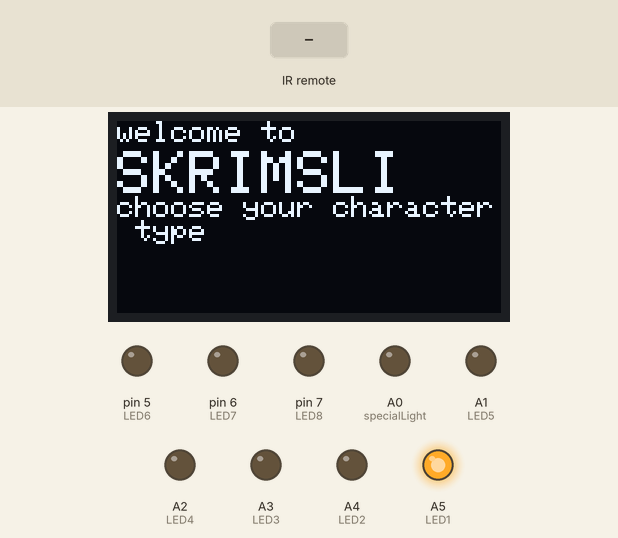
A sketch run on a simulated Arduino Uno, built with avr-gcc and run on an emulated ATmega328P. On the bench: 128×64 one-colour display, output pins drawn as LEDs (lit = HIGH). The test bench sets the inputs (shaded band). The display library's start-up logo is not drawn; random numbers use the default seed unless the sketch sets one; the modem accepts every AT command (registered, SIM ready, sends succeed) and sends nothing else.

Above: at 0.8 s.
0.9 s: infrared code 0x1 received
At 2.2 s:
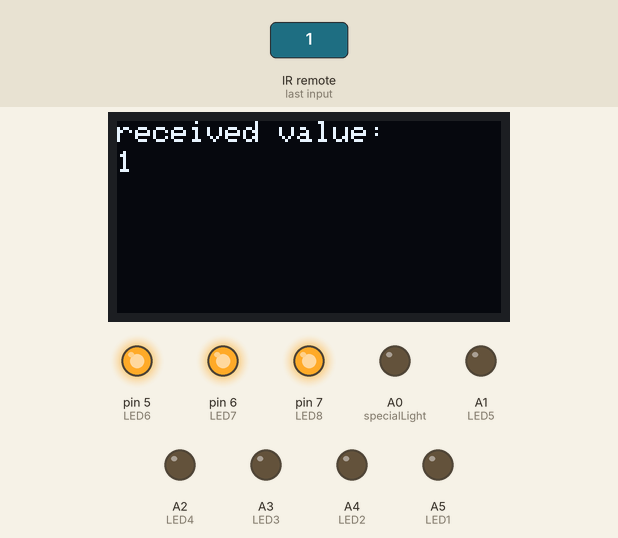
At 5.2 s:
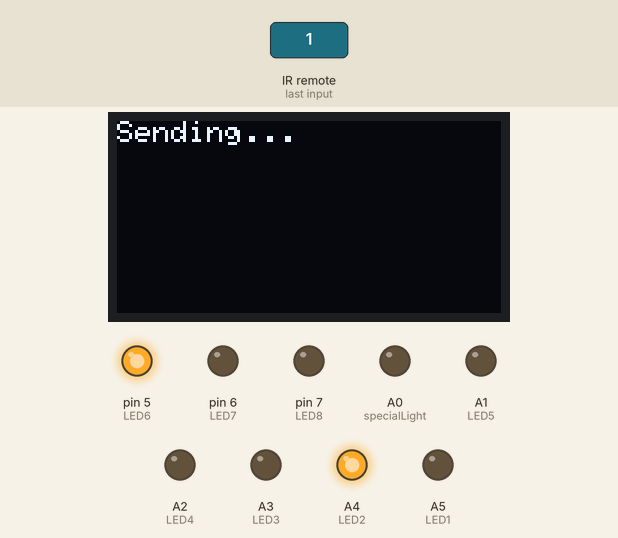
Timing chart, 0 to 15.9 s (numbered marks = the images above; inputs shaded):
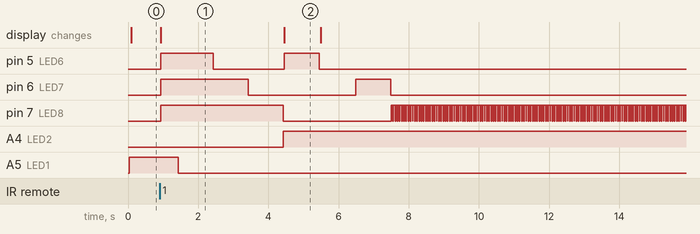

Measured:
- after the input at 0.9 s, pin 5 (LED6): LOW → HIGH at once, → LOW 1.5 s later, → HIGH 2.0 s later, → LOW 1.0 s later; pin 6 (LED7): LOW → HIGH at once, → LOW 2.5 s later, → HIGH 3.1 s later, → LOW 1.0 s later
- what the display in image 1 shows lasts 3.6 s, from 0.9 s to 4.5 s
- what the display in image 2 shows lasts 1.0 s, from 4.5 s to 5.5 s

The sketch:

mainBoardCommsHMP.ino
```cpp
// central game board Comms
#include <Adafruit_GFX.h>
#include <Adafruit_SSD1306.h>
#include <SoftwareSerial.h>
#include <IRremote.h>

#define OLED_MOSI  11         //D1                      // set up OLED screen
#define OLED_CLK   12         //D0
#define OLED_DC    9
#define OLED_CS    8
#define OLED_RESET 10
Adafruit_SSD1306 display(OLED_MOSI, OLED_CLK, OLED_DC, OLED_RESET, OLED_CS);

// #define DECODE_NEC                                     // setup IR     /    Includes Apple and Onkyo
#define PIN_RECV 4

SoftwareSerial lora(3,2);                              // define LoRa module as SoftwareSerial for communication

int specialLight = A0;
int LED1 = A5, LED2 = A4, LED3 = A3, LED4 = A2, LED5 = A1, LED6 = 5, LED7 = 6, LED8 = 7;
int value;
int confirm1 = 0;
bool SC1 = false, SC2 = false, SC3 = false, special = false;
int SCt1, SCt2, SCt3;
String GAT1, GAT2,  GAT3;
String myString, garbage;
int monsterRound;

void setup() {
  lora.begin(115200);
  display.begin(SSD1306_SWITCHCAPVCC);

  pinMode(3, INPUT);
  pinMode(2, OUTPUT);
  pinMode(specialLight, OUTPUT);
  pinMode(LED1, OUTPUT);    pinMode(LED2, OUTPUT);    pinMode(LED3, OUTPUT);    pinMode(LED4, OUTPUT);
  pinMode(LED5, OUTPUT);    pinMode(LED6, OUTPUT);    pinMode(LED7, OUTPUT);    pinMode(LED8, OUTPUT);
  digitalWrite(specialLight, LOW);
  digitalWrite(LED1, HIGH); digitalWrite(LED2, LOW);  digitalWrite(LED3, LOW);  digitalWrite(LED4, LOW);
  digitalWrite(LED5, LOW);  digitalWrite(LED6, LOW);  digitalWrite(LED7, LOW);  digitalWrite(LED8, LOW);

  display.display();                                        // starting screen
  display.clearDisplay();
  display.setTextColor(WHITE);
  display.setTextSize(1);
  display.setCursor(0,0);
  display.print(F("welcome to"));
  display.setTextSize(2);
  display.setCursor(0,10);
  display.print(F("SKRIMSLI"));
  display.setTextSize(1);
  display.setCursor(0,25);
  display.print(F("choose your character type"));
  display.display();

  IrReceiver.begin(PIN_RECV, DISABLE_LED_FEEDBACK);
  while((SC1==false)||(SC2==false)||(SC3==false)){     // all characters must have a designated type to continue past this point in the code
   getCharacterTypes(); }
  value = 50;

  delay(500);   digitalWrite(LED1, LOW);   digitalWrite(LED6, HIGH);
  delay(1000);  digitalWrite(LED6, LOW);   digitalWrite(LED7, HIGH);
  delay(1000);  digitalWrite(LED7, LOW);   digitalWrite(LED8, HIGH);
  delay(1000);  digitalWrite(LED8, LOW);   digitalWrite(LED2, HIGH);

  sendTransmission(F("CC"));
}

void loop()
{
  // determine move type
  if (monsterRound <= 99)
  {
    playRound();
  }
}

void getCharacterTypes()
{
  receiveIR();

  switch(value){
    case 1  : SCt1 = 1; SC1 = true;
    case 2  : SCt1 = 2; SC1 = true;

    case 9  : SCt2 = 0; SC2 = true;
    case 10 : SCt2 = 1; SC2 = true;
    case 11 : SCt2 = 2; SC2 = true;

    case 18 : SCt3 = 0; SC3 = true;
    case 19 : SCt3 = 1; SC3 = true;
    case 20 : SCt3 = 2; SC3 = true;

    case 27 : SCt1 = 0; SC1 = true;

    default : break;
  }

  if (SC1 == true){digitalWrite(LED6, HIGH);}
  if (SC2 == true){digitalWrite(LED7, HIGH);}
  if (SC3 == true){digitalWrite(LED8, HIGH);}
}

void receiveIR()
{
  if (IrReceiver.decode())
  {
    IrReceiver.resume();
    value = IrReceiver.decodedIRData.command;
    display.clearDisplay();
    display.setTextSize(1);                             // display is just for prototyping ; main board won't have a display
    display.setCursor(0,0);
    display.print(F("received value: "));
    display.setCursor(0, 10);
    display.print(value);
    display.display();
    display.clearDisplay();
    IrReceiver.resume();                                // Important, enables to receive the next IR signal
  }
}

void sendTransmission(String transmissionType)
{
  display.setTextSize(1);
  display.setCursor(0,0);
  display.print("Sending...");
  display.setCursor(0, 10);
  display.print("");
  display.display();
  display.clearDisplay();
  digitalWrite(LED6, HIGH);
  delay(1000);
  digitalWrite(LED6, LOW);

  String info;
  info = info + "B" + "%" + transmissionType + "%" + String(monsterRound) + "%" + GAT1 + "%" + GAT2 + "%" + GAT3;

  String mymessage = "AT+SEND=0,"+String(info.length())+","+info+"\r";

  display.setTextSize(1);
  display.setCursor(0,0);
  display.print("MSG: ");
  display.setCursor(0, 10);
  display.print(mymessage);
  display.display();
  display.clearDisplay();
  delay(1000);
  digitalWrite(LED7, HIGH);
  delay(1000);
  digitalWrite(LED7, LOW);
  for (int i = 0 ; i <= 1000 ; i++)
  {
    lora.println(mymessage);
    delay(10);
    digitalWrite(LED8, HIGH);
    delay(50);
    digitalWrite(LED8, LOW);
  }
  info = "";
}

void playRound()
{
  monsterRound++;
  long special = random(3);
  if (special == 0){
    GAT1 = "S";                                                             // GAT = gauntlet action transmission definitions
    long randomActions = random(2);
    if (randomActions == 0){      GAT2 = "K";   GAT3 = "M";}
    else if (randomActions == 1){ GAT2 = "M";   GAT3 = "K";}
  }

  else if (special == 1){
    GAT2 = "S";
    long randomActions = random(2);
    if (randomActions == 0){      GAT1 = "K";   GAT3 = "M";}
    else if (randomActions == 1){ GAT1 = "M";   GAT3 = "K";}
  }

  else if (special == 2){
    GAT3 = "S";
    long randomActions = random(2);
    if (randomActions == 0){      GAT1 = "K";   GAT2 = "M";}
    else if (randomActions == 1){ GAT1 = "M";   GAT2 = "K";}
  }

  sendTransmission("R");                                                  // send round instructions to all gauntlets
  int SAI = value;                                                        // define special attack information
  while ((SAI < 0)||(SAI > 27)){  receiveIR();  SAI = value; }

  if ((GAT1 == "S") && ((SCt1 == 0 && SAI == 3)  || (SCt1 == 1 && SAI == 5)  || (SCt1 == 2 && SAI == 7))) {
       special = true; }
  if ((GAT2 == "S") && ((SCt2 == 0 && SAI == 12) || (SCt2 == 1 && SAI == 14) || (SCt2 == 2 && SAI == 16))){
      special = true; }
  if ((GAT3 == "S") && ((SCt3 == 0 && SAI == 21) || (SCt3 == 1 && SAI == 23) || (SCt3 == 2 && SAI == 25))){
      special = true; }
  if (special == true)
  {
    digitalWrite(specialLight, HIGH);
    delay(3000);
  }
  digitalWrite(specialLight, LOW);
  special = false;
}

void displayInfo(String identifier, String message){                       // send words to screen for display
  display.setTextSize(1);
  display.setCursor(0,0);
  display.print(identifier);
  display.setCursor(0, 10);
  display.print(message);
  display.display();
  display.clearDisplay();
}


// IR DECODER
//
// CHARACTER SELECTIONS
// 0 tells main board that G1 has chosen to be a knight
// 1 tells main board that G1 has chosen to be a mage
// 2 tells main board that G1 has chosen to be an archer
// 9 tells main board that G2 has chosen to be a knight
// 10 tells main board that G2 has chosen to be a mage
// 11 tells main board that G2 has chosen to be an archer
// 18 tells main board that G3 has chosen to be a knight
// 19 tells main board that G3 has chosen to be a mage
// 20 tells main board that G3 has chosen to be an archer
//
// ACTION SUCCESS INFORMATION
// G1
// 3 tells main board that smite has been performed
// 4 tels main board that smite has not been performed
// 5 tells main board that fireball has been performed
// 6 tells main board that fireball has not been performed
// 7 tells main board that arrow has been performed
// 8 tells main board that arrow has not been performed
// G2
// 12 tells main board that smite has been performed
// 13 tels main board that smite has not been performed
// 14 tells main board that fireball has been performed
// 15 tells main board that fireball has not been performed
// 16 tells main board that arrow has been performed
// 17 tells main board that arrow has not been performed
// G3
// 21 tells main board that smite has been performed
// 22 tels main board that smite has not been performed
// 23 tells main board that fireball has been performed
// 24 tells main board that fireball has not been performed
// 25 tells main board that arrow has been performed
// 26 tells main board that arrow has not been performed


// full packet of information from gauntlets to board format:
// info = [gauntlet identifier] + [character type] + [fireball status] + [arrow status] + [smite status]

// full packet of information from board to gauntlets format:
// info = [board identifier] + [transmission type] + [round number] + [gauntlet 1 move type] + [gauntlet2 move type] + [gauntlet3 move type]
```
